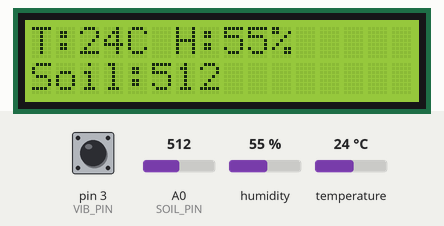
Recording of a sketch running on a simulated Arduino Uno, built with avr-gcc and run on an emulated ATmega328P. Shown: 16×2 character LCD. Inputs (shaded band) come from the test bench; at power-on: pin 3 (VIB_PIN) HIGH, humidity 55 %, A0 (SOIL_PIN) = 512, temperature 24 °C.

Above: at 2.7 s.
2.8 s: pin 3 (VIB_PIN) pulled LOW for 2.35 s
At 4.4 s:
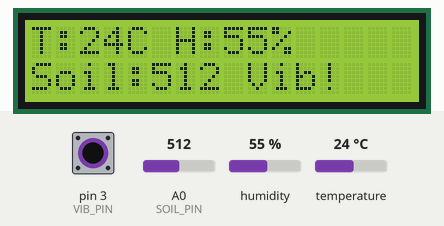
7.1 s: humidity set to 22 %
At 8.3 s:
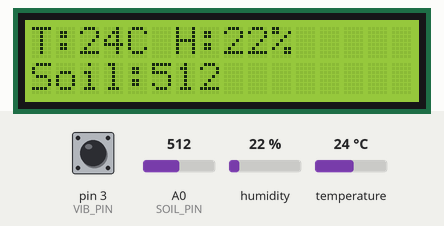
9.8 s: A0 (SOIL_PIN) set to 716
At 12.1 s:
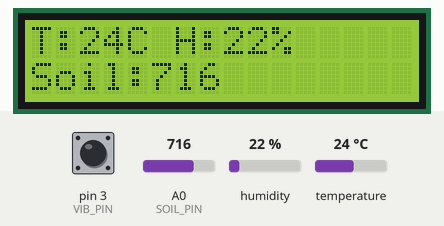
13.2 s: temperature set to 12 °C
At 14.7 s:
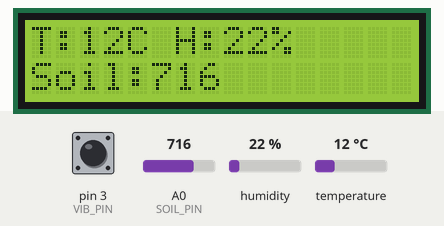
15.9 s: A0 (SOIL_PIN) set to 900
At 18.5 s:
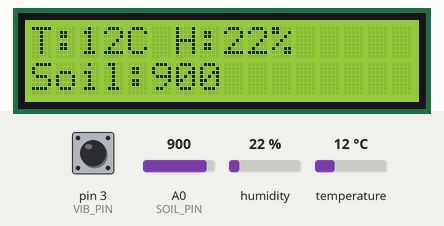
19.3 s: pin 3 (VIB_PIN) pulled LOW for 2.35 s
At 21.0 s:
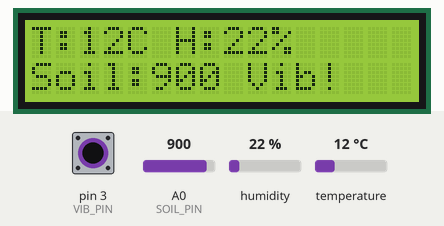
Timing chart, 0 to 22.5 s (numbered marks = the images above; inputs shaded):
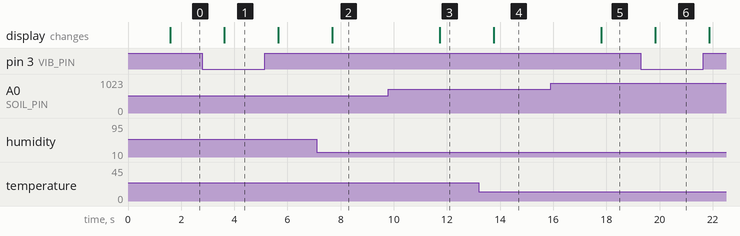

Measured:
- after the input at 2.8 s, the display: changes after 0.82 s (image 1)
- after the input at 7.1 s, the display: changes after 0.58 s (image 2)
- after the input at 9.8 s, the display: changes after 1.9 s (image 3)
- after the input at 13.2 s, the display: changes after 0.56 s (image 4)
- after the input at 15.9 s, the display: changes after 1.9 s (image 5)
- after the input at 19.3 s, the display: changes after 0.54 s (image 6)

The sketch:

final.ino
```cpp
#include <LiquidCrystal.h>
#include <DHT.h>

#define DHTPIN 2        // PD2
#define DHTTYPE DHT11

#define SOIL_PIN A0     // PC0
#define VIB_PIN  3      // PD3

LiquidCrystal lcd(8, 9, 10, 11, 12, 13);
DHT dht(DHTPIN, DHTTYPE);

void setup() {
  lcd.begin(16, 2);
  dht.begin();

  pinMode(VIB_PIN, INPUT_PULLUP);

  lcd.setCursor(0, 0);
  lcd.print("Agri Monitor");
  delay(1500);
  lcd.clear();
}

void loop() {
  float t = dht.readTemperature();
  float h = dht.readHumidity();
  int soil = analogRead(SOIL_PIN);
  int vib = digitalRead(VIB_PIN);

  // Line 1: Temp & Humidity
  lcd.setCursor(0, 0);
  lcd.print("T:");
  lcd.print(t, 0);
  lcd.print("C ");

  lcd.print("H:");
  lcd.print(h, 0);
  lcd.print("% ");

  // Line 2: Soil & Vibration
  lcd.setCursor(0, 1);
  lcd.print("Soil:");
  lcd.print(soil);

  if (vib == LOW) {
    lcd.print(" Vib!");
  } else {
    lcd.print("     ");
  }

  delay(2000);
}
```
